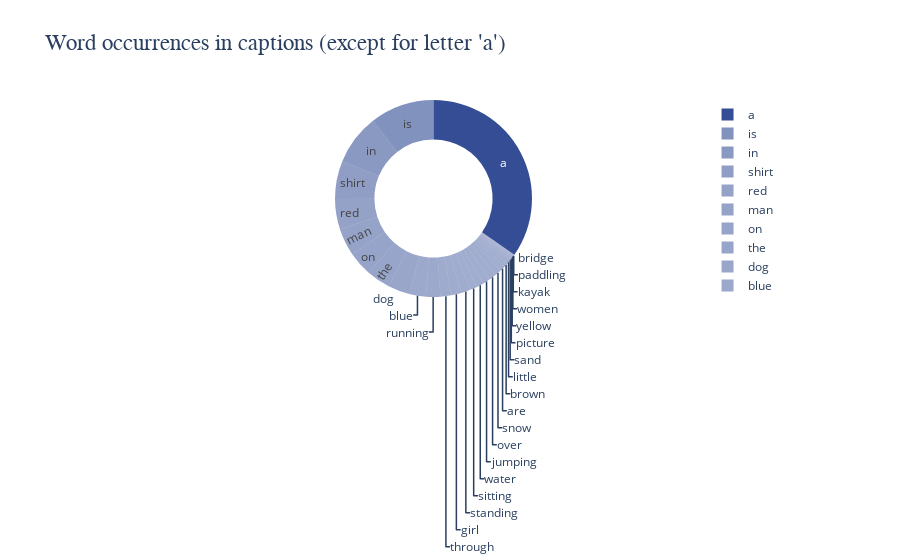

The cell this chart's notebook holds for it:
### Code cell
word_occurrences(list(generated_captions.values()))

### Figure 1 — Plotly figure (JSON) as saved in the notebook; plotly's stock layout.template omitted (floating-point values rounded to 4 significant figures)
{"data": [{"hole": 0.6, "labels": ["women", "are", "sitting", "on", "a", "picture", "man", "in", "yellow", "kayak", "is", "paddling", "water", "dog", "running", "through", "the", "snow", "little", "girl", "blue", "shirt", "sand", "brown", "red", "jumping", "over", "bridge", "standing"], "marker": {"colors": ["rgba(30, 58, 138, 0.4017064846416383)", "rgba(30, 58, 138, 0.4136518771331058)", "rgba(30, 58, 138, 0.41706484641638225)", "rgba(30, 58, 138, 0.45802047781569966)", "rgba(30, 58, 138, 0.9)", "rgba(30, 58, 138, 0.40341296928327647)", "rgba(30, 58, 138, 0.46484641638225255)", "rgba(30, 58, 138, 0.5194539249146758)", "rgba(30, 58, 138, 0.40341296928327647)", "rgba(30, 58, 138, 0.4017064846416383)", "rgba(30, 58, 138, 0.5518771331058021)", "rgba(30, 58, 138, 0.4017064846416383)", "rgba(30, 58, 138, 0.41706484641638225)", "rgba(30, 58, 138, 0.45119453924914676)", "rgba(30, 58, 138, 0.43412969283276454)", "rgba(30, 58, 138, 0.4255972696245734)", "rgba(30, 58, 138, 0.45631399317406146)", "rgba(30, 58, 138, 0.41535836177474406)", "rgba(30, 58, 138, 0.4068259385665529)", "rgba(30, 58, 138, 0.4238907849829352)", "rgba(30, 58, 138, 0.43924914675767923)", "rgba(30, 58, 138, 0.490443686006826)", "rgba(30, 58, 138, 0.4051194539249147)", "rgba(30, 58, 138, 0.41023890784982936)", "rgba(30, 58, 138, 0.4716723549488055)", "rgba(30, 58, 138, 0.41706484641638225)", "rgba(30, 58, 138, 0.41706484641638225)", "rgba(30, 58, 138, 0.4017064846416383)", "rgba(30, 58, 138, 0.42218430034129695)"]}, "textinfo": "label", "type": "pie", "values": [1, 8, 10, 34, 293, 2, 38, 70, 2, 1, 89, 1, 10, 30, 20, 15, 33, 9, 4, 14, 23, 53, 3, 6, 42, 10, 10, 1, 13]}], "layout": {"title": {"font": {"family": "Balto", "size": 23}, "text": "Word occurrences in captions (except for letter 'a')"}}}
